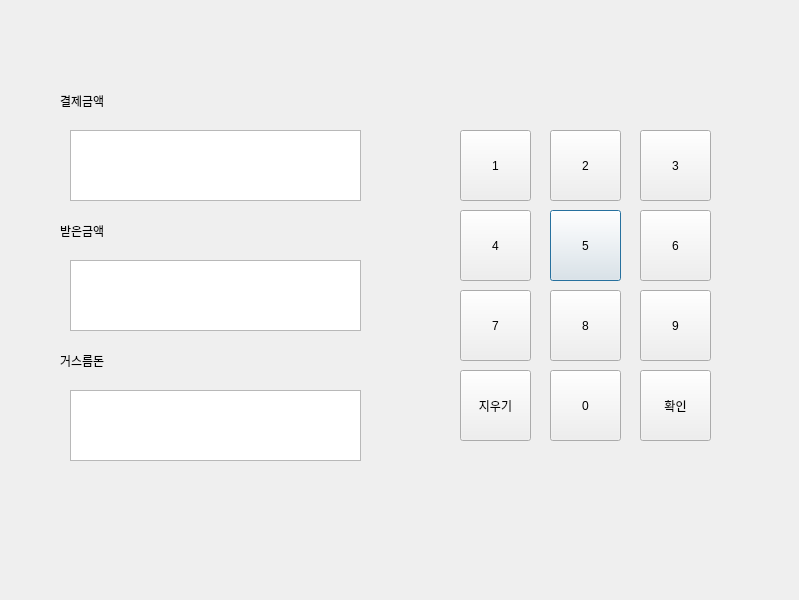
<?xml version="1.0" encoding="UTF-8"?>
<ui version="4.0">
 <class>Dialog</class>
 <widget class="QDialog" name="Dialog">
  <property name="geometry">
   <rect>
    <x>0</x>
    <y>0</y>
    <width>799</width>
    <height>600</height>
   </rect>
  </property>
  <property name="windowTitle">
   <string>Dialog</string>
  </property>
  <widget class="QPushButton" name="pushButton_5">
   <property name="geometry">
    <rect>
     <x>550</x>
     <y>210</y>
     <width>71</width>
     <height>71</height>
    </rect>
   </property>
   <property name="text">
    <string>5</string>
   </property>
  </widget>
  <widget class="QTextEdit" name="textEdit_2">
   <property name="geometry">
    <rect>
     <x>70</x>
     <y>260</y>
     <width>291</width>
     <height>71</height>
    </rect>
   </property>
  </widget>
  <widget class="QPushButton" name="pushButton_11">
   <property name="geometry">
    <rect>
     <x>640</x>
     <y>370</y>
     <width>71</width>
     <height>71</height>
    </rect>
   </property>
   <property name="text">
    <string>확인</string>
   </property>
  </widget>
  <widget class="QPushButton" name="pushButton_6">
   <property name="geometry">
    <rect>
     <x>640</x>
     <y>210</y>
     <width>71</width>
     <height>71</height>
    </rect>
   </property>
   <property name="text">
    <string>6</string>
   </property>
  </widget>
  <widget class="QTextEdit" name="textEdit">
   <property name="geometry">
    <rect>
     <x>70</x>
     <y>130</y>
     <width>291</width>
     <height>71</height>
    </rect>
   </property>
  </widget>
  <widget class="QLabel" name="label">
   <property name="geometry">
    <rect>
     <x>60</x>
     <y>80</y>
     <width>121</width>
     <height>41</height>
    </rect>
   </property>
   <property name="styleSheet">
    <string notr="true">font: 75 20pt &quot;Adobe Arabic&quot;;</string>
   </property>
   <property name="text">
    <string>결제금액</string>
   </property>
  </widget>
  <widget class="QPushButton" name="pushButton_4">
   <property name="geometry">
    <rect>
     <x>460</x>
     <y>210</y>
     <width>71</width>
     <height>71</height>
    </rect>
   </property>
   <property name="text">
    <string>4</string>
   </property>
  </widget>
  <widget class="QPushButton" name="pushButton_12">
   <property name="geometry">
    <rect>
     <x>460</x>
     <y>370</y>
     <width>71</width>
     <height>71</height>
    </rect>
   </property>
   <property name="text">
    <string>지우기</string>
   </property>
  </widget>
  <widget class="QPushButton" name="pushButton_2">
   <property name="geometry">
    <rect>
     <x>550</x>
     <y>130</y>
     <width>71</width>
     <height>71</height>
    </rect>
   </property>
   <property name="text">
    <string>2</string>
   </property>
  </widget>
  <widget class="QLabel" name="label_2">
   <property name="geometry">
    <rect>
     <x>60</x>
     <y>210</y>
     <width>121</width>
     <height>41</height>
    </rect>
   </property>
   <property name="styleSheet">
    <string notr="true">font: 75 20pt &quot;Adobe Arabic&quot;;</string>
   </property>
   <property name="text">
    <string>받은금액</string>
   </property>
  </widget>
  <widget class="QLabel" name="label_3">
   <property name="geometry">
    <rect>
     <x>60</x>
     <y>340</y>
     <width>121</width>
     <height>41</height>
    </rect>
   </property>
   <property name="styleSheet">
    <string notr="true">font: 75 20pt &quot;Adobe Arabic&quot;;</string>
   </property>
   <property name="text">
    <string>거스름돈</string>
   </property>
  </widget>
  <widget class="QPushButton" name="pushButton_10">
   <property name="geometry">
    <rect>
     <x>550</x>
     <y>370</y>
     <width>71</width>
     <height>71</height>
    </rect>
   </property>
   <property name="text">
    <string>0</string>
   </property>
  </widget>
  <widget class="QPushButton" name="pushButton_8">
   <property name="geometry">
    <rect>
     <x>550</x>
     <y>290</y>
     <width>71</width>
     <height>71</height>
    </rect>
   </property>
   <property name="text">
    <string>8</string>
   </property>
  </widget>
  <widget class="QPushButton" name="pushButton">
   <property name="geometry">
    <rect>
     <x>460</x>
     <y>130</y>
     <width>71</width>
     <height>71</height>
    </rect>
   </property>
   <property name="text">
    <string>1</string>
   </property>
  </widget>
  <widget class="QPushButton" name="pushButton_7">
   <property name="geometry">
    <rect>
     <x>460</x>
     <y>290</y>
     <width>71</width>
     <height>71</height>
    </rect>
   </property>
   <property name="text">
    <string>7</string>
   </property>
  </widget>
  <widget class="QPushButton" name="pushButton_3">
   <property name="geometry">
    <rect>
     <x>640</x>
     <y>130</y>
     <width>71</width>
     <height>71</height>
    </rect>
   </property>
   <property name="text">
    <string>3</string>
   </property>
  </widget>
  <widget class="QPushButton" name="pushButton_9">
   <property name="geometry">
    <rect>
     <x>640</x>
     <y>290</y>
     <width>71</width>
     <height>71</height>
    </rect>
   </property>
   <property name="text">
    <string>9</string>
   </property>
  </widget>
  <widget class="QTextEdit" name="textEdit_3">
   <property name="geometry">
    <rect>
     <x>70</x>
     <y>390</y>
     <width>291</width>
     <height>71</height>
    </rect>
   </property>
  </widget>
 </widget>
 <resources/>
 <connections/>
</ui>
